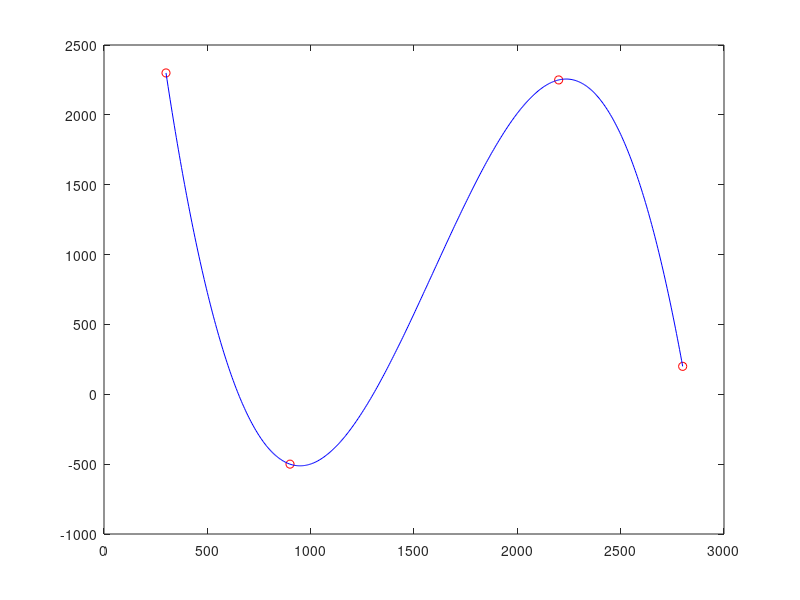

This chart was generated by the following MATLAB code: (Note: this script raises an error after producing the figure.)
x = [300, 900, 2200, 2800];
y = [2300, -500, 2250, 200];

format long
p = polyfit(x, y, 3);

fp = @(x) p(1)*x.^3 + p(2)*x.^2 + p(3)*x + p(4);

X = 300:5:2800;
Y = fp(X); %esto ya crea una lista de valores de x evaluados con la funcion que nos da y

plot(x, y, "or", X, Y, "b-");

dfp = @(x) ((3*p(1))*x.^2) + 2*p(2)*x + p(3);
fl = @(x) (1+(dfp(x).^2)).^(1/2);

n = 100;
a = 300;
b = 2800;

A = m_simpson(fl, a, b, n);

fprintf("La longitud de curva es: %fm\n\n", A); 